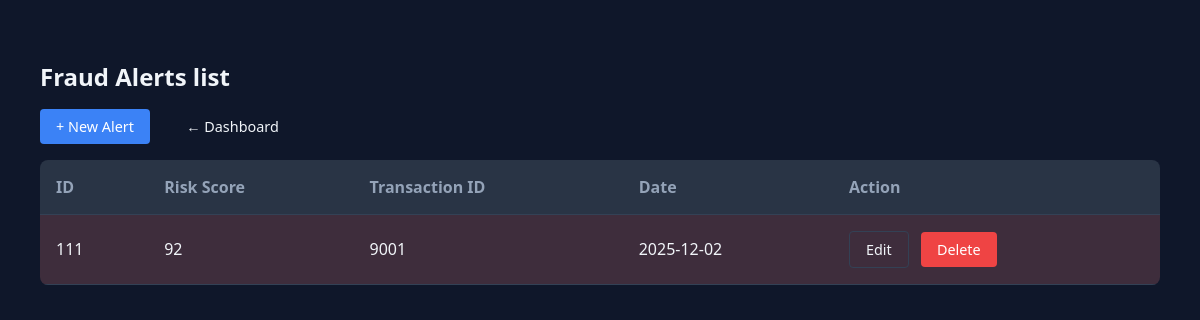
The page /view.php on the database its author committed.
### tables this page shows
CREATE TABLE `fraud_alert` (
  `AlertID` int(8) NOT NULL,
  `riskScore` int(11) DEFAULT NULL,
  `detectionDate` date DEFAULT NULL,
  `TransactionID` int(8) DEFAULT NULL
);

### view.php (the view, shortened to what this page needs)
<?php
include 'db.php';
$sql = "SELECT * FROM fraud_alert ORDER BY AlertID DESC";
$result = $conn->query($sql);
?>
<!DOCTYPE html>
<html lang="en">
<head>
</head>
<body>
    <h2 style="margin-bottom: 1rem;">Fraud Alerts list</h2>
    <a href="form.php" class="btn btn-new">+ New Alert</a>
    <a href="auditor_dashboard.html" class="btn btn-edit" style="margin-left: 1rem; border: none;">&larr; Dashboard</a>
    <table>
        <thead>
            <tr>
                <th>ID</th>
                <th>Risk Score</th>
                <th>Transaction ID</th>
                <th>Date</th>
                <th>Action</th>
            </tr>
        </thead>
        <tbody>
            <?php if ($result->num_rows > 0): ?>
                <?php while($row = $result->fetch_assoc()): ?>
                    <tr class="<?php echo ($row['riskScore'] > 80) ? 'high-risk' : ''; ?>">
                        <td><?php echo $row['AlertID']; ?></td>
                        <td><?php echo $row['riskScore']; ?></td>
                        <td><?php echo $row['TransactionID']; ?></td>
                        <td><?php echo $row['detectionDate']; ?></td>
                        <td>
                            <a href="form.php?id=<?php echo $row['AlertID']; ?>" class="btn btn-edit">Edit</a>
                            <a href="delete.php?id=<?php echo $row['AlertID']; ?>" class="btn btn-delete" onclick="return confirm('Delete this alert?')">Delete</a>
                        </td>
                    </tr>
                <?php endwhile; ?>
            <?php else: ?>
                <tr><td colspan="5">No alerts found.</td></tr>
            <?php endif; ?>
        </tbody>
    </table>
</body>
</html>

### view.php (style rules this page uses)
:root { --bg-dark: #0f172a; --bg-panel: #1e293b; --text-primary: #f1f5f9; --text-secondary: #94a3b8; --border-color: #334155; --accent-blue: #3b82f6; --accent-red: #ef4444; }
body { background-color: var(--bg-dark); color: var(--text-primary); font-family: 'Segoe UI', sans-serif; padding: 2rem; }
table { width: 100%; border-collapse: collapse; background: var(--bg-panel); border-radius: 8px; overflow: hidden; }
th, td { padding: 1rem; text-align: left; border-bottom: 1px solid var(--border-color); }
th { background: rgba(255,255,255,0.05); color: var(--text-secondary); }
.btn { padding: 0.5rem 1rem; border-radius: 4px; text-decoration: none; font-size: 0.9rem; display: inline-block; cursor: pointer; border: none; }
.btn-new { background: var(--accent-blue); color: white; margin-bottom: 1rem; }
.btn-edit { background: transparent; border: 1px solid var(--border-color); color: var(--text-primary); }
.btn-delete { background: var(--accent-red); color: white; margin-left: 0.5rem; }
.high-risk { background-color: rgba(239, 68, 68, 0.15); }

### rows shown on the page
fraud_alert: AlertID "111", riskScore "92", TransactionID "9001", detectionDate "2025-12-02"
